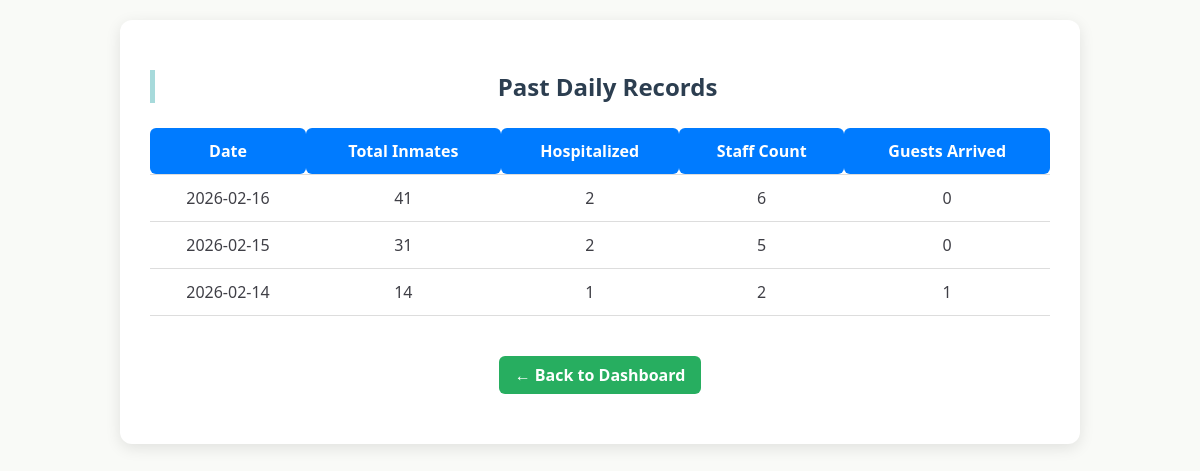
Page /admin/records (signed in) on the earlier database version.
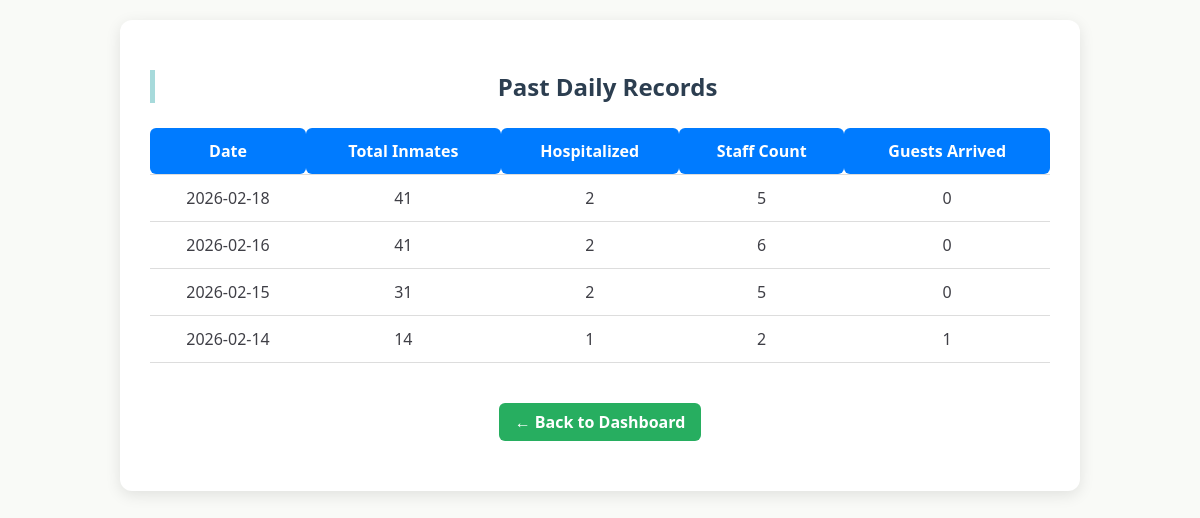
Same page on the later database version.
### tables this page shows
CREATE TABLE daily_records (
        id INTEGER PRIMARY KEY AUTOINCREMENT,
        date TEXT UNIQUE,  -- Added UNIQUE here to support REPLACE logic
        total_inmates INTEGER,
        active_inmates INTEGER,  -- Ensure this is added
        hospitalized INTEGER,
        discharged INTEGER,
        male_inmates INTEGER,
        female_inmates INTEGER,
        new_inmates INTEGER,
        staff_count INTEGER,
        guests_arrived INTEGER
    , deceased INTEGER DEFAULT 0);

### app.py (the view)
@app.route("/admin/records")
def view_records():
    if 'admin' not in session:
        return redirect('/login')
    conn = get_db()
    cur = conn.cursor()
    cur.execute("SELECT * FROM daily_records ORDER BY date DESC")
    records = cur.fetchall()
    conn.close()
    return render_template("view_records.html", records=records)

### app.py (called while the page is built)
def get_db():
    conn = sqlite3.connect(DB)
    conn.row_factory = sqlite3.Row
    return conn

### templates/view_records.html (shortened to what this page needs)
<!DOCTYPE html>
<html lang="en">
<head>
    <link rel="stylesheet" href="{{ url_for('static', filename='style.css') }}">
</head>
<body>
<div class="view-container">
    <h2>Past Daily Records</h2>
    <table>
        <thead>
            <tr>
                <th>Date</th>
                <th>Total Inmates</th>
                <th>Hospitalized</th>
                <th>Staff Count</th>
                <th>Guests Arrived</th>
            </tr>
        </thead>
        <tbody>
            {% for record in records %}
            <tr>
                <td>{{ record['date'] }}</td>
                <td>{{ record['total_inmates'] }}</td>
                <td>{{ record['hospitalized'] }}</td>
                <td>{{ record['staff_count'] }}</td>
                <td>{{ record['guests_arrived'] }}</td>
            </tr>
            {% endfor %}
        </tbody>
    </table>
   <div class="admin-actions">
        <a href="/admin" class="back-btn">← Back to Dashboard</a>
    </div>
</div>
</body>
</html>

### static/style.css (style rules this page uses)
body { font-family: "Segoe UI", Arial, sans-serif; background: #F9FAF7; padding: 20px; margin: 0; color: #3F3F46; }
h2 { color: #2E2B5F; border-left: 5px solid #A7DADB; padding-left: 10px; }
a { display: inline-block; margin-top: 10px; color: #2E2B5F; text-decoration: none; font-weight: 600; }
.admin-actions { margin-top: 20px; text-align: right; }
.back-btn { padding: 8px 14px; background: #2e7d32; color: white; text-decoration: none; border-radius: 6px; transition: 0.3s; }
.admin-actions { display: flex; justify-content: center; gap: 10px; margin: 20px 0; }
.view-container { max-width:900px; margin:auto; background:#fff; padding:30px; border-radius:12px; box-shadow:0 4px 15px rgba(0,0,0,0.1); }
h2 { text-align:center; margin-bottom:20px; }
table { width:100%; border-collapse:collapse; }
th, td { padding:12px; border-bottom:1px solid #ddd; text-align:center; }
th { background:#007bff; color:#fff; border-radius:6px; }
a { text-decoration:none; color:#007bff; display:inline-block; margin-top:20px; }
.back-btn { display: inline-block; margin-top: 10px; text-decoration: none; color: #555; }
.admin-actions { margin-top: 30px; }
.back-btn { display: inline-block; padding: 10px 20px; background-color: #4CAF50; color: white; text-decoration: none; border-radius: 6px; transition: background 0.3s; }
h2 { margin-bottom: 25px; color: #2c3e50; }
.back-btn { background: #27ae60; color: white; padding: 8px 16px; border-radius: 6px; text-decoration: none; }
h2 { color: #2c3e50; margin-bottom: 25px; }

Differences in the rows shown:
added daily_records: date "2026-02-18", total_inmates "41", hospitalized "2", staff_count "5", guests_arrived "0"
